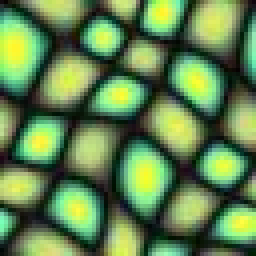
%> input picture MRFTextureOpt/texture.png, 64 x 64 px (shown 4 times larger)
$ octave MRFTextureOpt_main.m   (GNU Octave 9; MATLAB toolbox functions it lacks are replaced by stand-ins)
%> lines starting %> are read from the running program, lines starting %| are printed output that depends on the picture
% ================================
% Demo of Texture Optimization using Markov Random Field energy
% This method is based on the section 3 of the following paper:
%
% Kwatra, Vivek, et al.
% "Texture optimization for example-based synthesis."
% ACM Transactions on Graphics (ToG) 24.3 (2005): 795-802.
% ================================

% Initialization
clc; clear all; close all;
inputImg = im2double(rgb2gray(imread('texture.png'))); % Input image Z
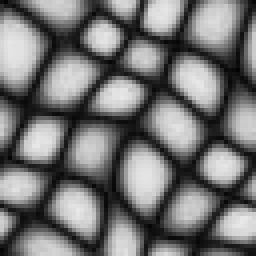
%> inputImg: size 64x64 double (shown 4 times larger); min 0.0118, max 0.914, mean 0.456
[inputH, inputW] = size(inputImg);
%> inputH = 64; inputW = 64
figure(1)
imshow(inputImg);

% Parameter
maxIter = 9;
outputW = 100; % Output Image width
outputH = 100; % Output Image height
w = 6; % window size
sampleRate = ceil(w/2); % sample rate on output
k = (2*w+1)^2; % number of pixel in a window
NNF = zeros((floor((outputH-2*w-1)/sampleRate)+1) *(floor((outputW-2*w-1)/sampleRate)+1), 1);
outputImg = rand(outputH,outputW); % initialize random noise output image

% Construct input patch data for Nearest Neighbor computation
inputPatch = zeros((inputH-2*w)*(inputW-2*w), k);
for i = 1 : inputH-2*w
    for j = 1 : inputW-2*w
        idx = (i-1)*(inputW-2*w) + j;
        inputPatch(idx, :) = reshape(inputImg(i:i+2*w, j:j+2*w, :), 1, k);
    end
end
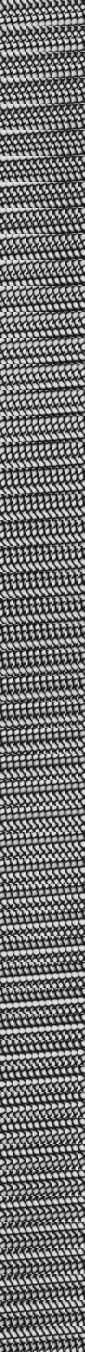
%> inputPatch: size 2704x169 double (shown at 1/2 size); min 0.0118, max 0.914, mean 0.45

% Start Optimization
%> (the run ends here)
